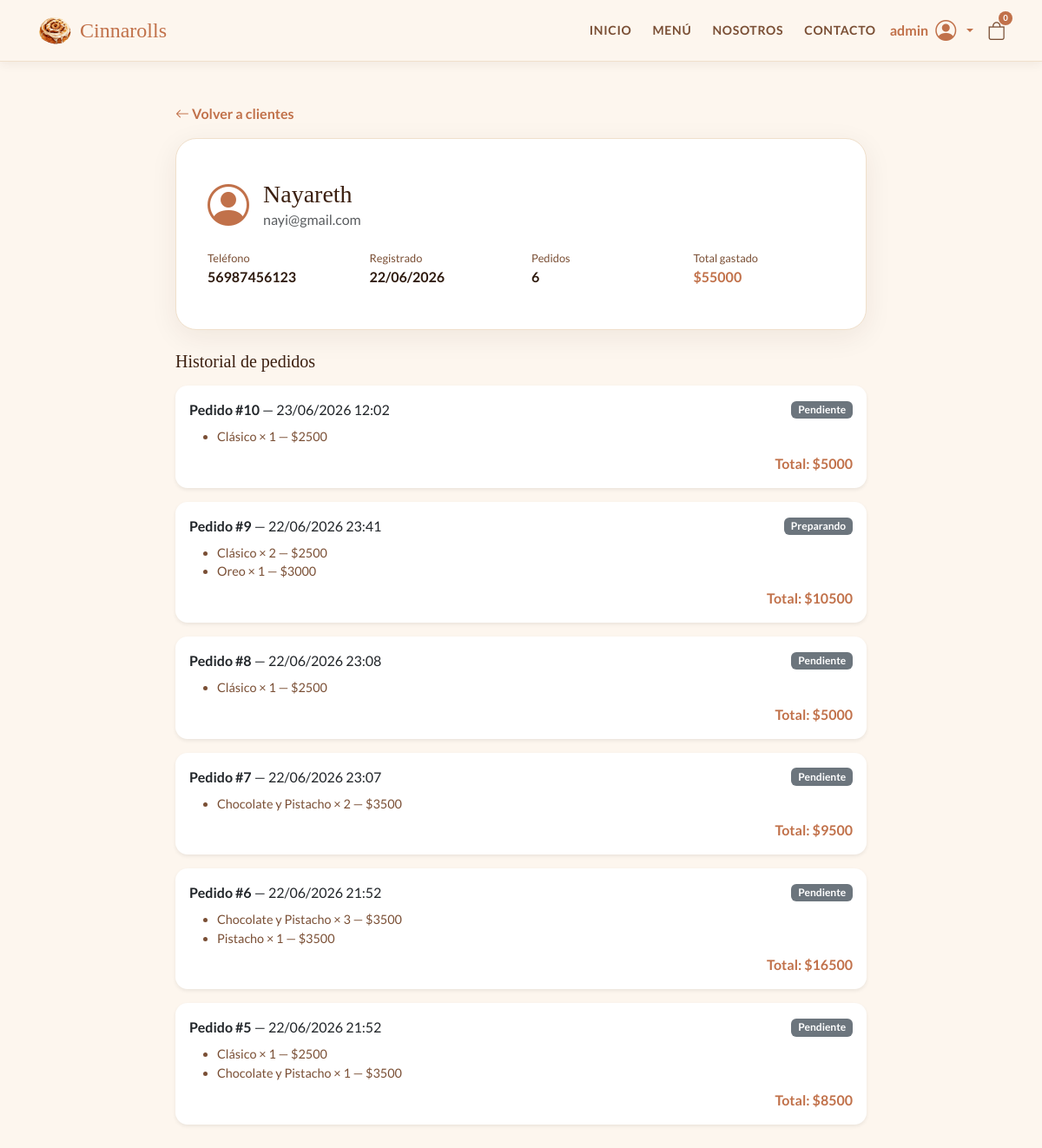
The app's page /panel-admin/cliente/7/ (signed in) with its own data.
### appcanela/models.py (models this page shows, shortened)
class PerfilCliente(models.Model):
    user = models.OneToOneField(User, on_delete=models.CASCADE)
    telefono = models.CharField(max_length=20, blank=True, null=True)
    fecha_nacimiento = models.DateField(blank=True, null=True)
    tarjeta_ultimos4 = models.CharField(max_length=4, blank=True, null=True)
    tarjeta_nombre = models.CharField(max_length=100, blank=True, null=True)
    tarjeta_vencimiento = models.CharField(max_length=5, blank=True, null=True)

class Pedido(models.Model):
    ESTADO_CHOICES = [
        ('pendiente', 'Pendiente'),
        ('preparando', 'Preparando'),
        ('entregado', 'Entregado'),
        ('cancelado', 'Cancelado'),
    ]
    PAGO_CHOICES = [
        ('credito', 'Crédito'),
        ('debito', 'Débito'),
        ('efectivo', 'Efectivo'),
    ]
    usuario = models.ForeignKey(User, on_delete=models.SET_NULL, null=True, blank=True)
    nombre_cliente = models.CharField(max_length=100, blank=True, null=True)
    metodo_pago = models.CharField(max_length=20, choices=PAGO_CHOICES)
    subtotal = models.IntegerField()
    total = models.IntegerField()
    estado = models.CharField(max_length=20, choices=ESTADO_CHOICES, default='pendiente')
    creado_en = models.DateTimeField(auto_now_add=True)
    direccion_entrega = models.CharField(max_length=200, blank=True, null=True)
    fecha_entrega = models.DateField(blank=True, null=True)
    correo_invitado = models.EmailField(blank=True, null=True)

class ItemPedido(models.Model):
    pedido = models.ForeignKey(Pedido, on_delete=models.CASCADE, related_name='items')
    nombre = models.CharField(max_length=100)
    precio = models.IntegerField()
    cantidad = models.IntegerField(default=1)

### appcanela/views.py (the view)
# urls.py: path('panel-admin/cliente/<int:cliente_id>/', views.cliente_detalle, name='cliente_detalle'),
@user_passes_test(lambda u: u.is_staff)
def cliente_detalle(request, cliente_id):
    cliente = get_object_or_404(User, id=cliente_id, is_staff=False, is_superuser=False)
    pedidos = Pedido.objects.filter(usuario=cliente).order_by("-creado_en").prefetch_related("items")
    total_gastado = pedidos.aggregate(Sum("total"))["total__sum"] or 0
    perfil = PerfilCliente.objects.filter(user=cliente).first()
    return render(request, "appcanela/cliente_detalle.html", {
        "cliente": cliente,
        "pedidos": pedidos,
        "total_gastado": total_gastado,
        "perfil": perfil,
    })

### appcanela/context_processors.py (called while the page is built)
def configuracion_tienda(request):
    config = ConfiguracionTienda.get()
    return {
        "tienda_config": config,
        "tienda_abierta": config.esta_abierto_ahora(),
    }

### appcanela/models.py (called while the page is built)
    @classmethod
    def get(cls):
        obj, _ = cls.objects.get_or_create(pk=1)
        return obj

    def dias_atencion(self):
        return [
            self.atiende_lunes, self.atiende_martes, self.atiende_miercoles,
            self.atiende_jueves, self.atiende_viernes, self.atiende_sabado,
            self.atiende_domingo,
        ]

    def atiende_en_dia(self, fecha):
        return self.dias_atencion()[fecha.weekday()]

    def _to_time(self, valor):
        if isinstance(valor, str):
            return parse_time(valor)
        return valor

    def esta_abierto_ahora(self):
        from django.utils import timezone
        ahora = timezone.localtime()
        if not self.atiende_en_dia(ahora.date()):
            return False
        apertura = self._to_time(self.hora_apertura)
        cierre = self._to_time(self.hora_cierre)
        if apertura is None or cierre is None:
            return True  # si la config está incompleta, no bloqueamos
        return apertura <= ahora.time() <= cierre

### appcanela/templates/appcanela/cliente_detalle.html (shortened to what this page needs)
{% extends 'appcanela/base.html' %}
{% load static %}
{% block content %}
<div class="container py-5" style="max-width:820px">
    <a href="{% url 'panel_admin' %}?tab=clientes" class="text-decoration-none" style="color:var(--cinnamon); font-weight:700;">
        <i class="bi bi-arrow-left"></i> Volver a clientes
    </a>
    <div class="contact-form-wrap mt-3">
        <div class="d-flex align-items-center gap-3 mb-3">
            <i class="bi bi-person-circle" style="font-size:3rem; color:var(--cinnamon);"></i>
            <div>
                <h3 class="mb-0" style="font-family:'Playfair Display',serif; color:var(--espresso)">
                    {{ cliente.first_name|default:cliente.username }}
                </h3>
                <p class="mb-0 text-muted">{{ cliente.email }}</p>
            </div>
        </div>
        <div class="row">
            <div class="col-6 col-md-3 mb-2">
                <p class="mb-0" style="font-size:.8rem; color:var(--text-mid)">Teléfono</p>
                <p class="mb-0"><strong>{% if perfil.telefono %}{{ perfil.telefono }}{% else %}—{% endif %}</strong></p>
            </div>
            <div class="col-6 col-md-3 mb-2">
                <p class="mb-0" style="font-size:.8rem; color:var(--text-mid)">Registrado</p>
                <p class="mb-0"><strong>{{ cliente.date_joined|date:"d/m/Y" }}</strong></p>
            </div>
            <div class="col-6 col-md-3 mb-2">
                <p class="mb-0" style="font-size:.8rem; color:var(--text-mid)">Pedidos</p>
                <p class="mb-0"><strong>{{ pedidos.count }}</strong></p>
            </div>
            <div class="col-6 col-md-3 mb-2">
                <p class="mb-0" style="font-size:.8rem; color:var(--text-mid)">Total gastado</p>
                <p class="mb-0"><strong style="color:var(--cinnamon)">${{ total_gastado|floatformat:0 }}</strong></p>
            </div>
        </div>
    </div>
    <h5 class="mt-4 mb-3" style="font-family:'Playfair Display',serif; color:var(--espresso)">Historial de pedidos</h5>
    {% for pedido in pedidos %}
    <div class="card border-0 shadow-sm mb-3" style="border-radius:14px;">
        <div class="card-body">
            <div class="d-flex justify-content-between align-items-center mb-2">
                <span><strong>Pedido #{{ pedido.id }}</strong> — {{ pedido.creado_en|date:"d/m/Y H:i" }}</span>
                <span class="badge bg-secondary">{{ pedido.get_estado_display }}</span>
            </div>
            <ul class="mb-2" style="font-size:.9rem; color:var(--text-mid)">
                {% for item in pedido.items.all %}
                <li>{{ item.nombre }} × {{ item.cantidad }} — ${{ item.precio|floatformat:0 }}</li>
                {% endfor %}
            </ul>
            <div class="d-flex justify-content-between">
                <strong style="color:var(--cinnamon)">Total: ${{ pedido.total|floatformat:0 }}</strong>
            </div>
        </div>
    </div>
    {% empty %}
    <p class="text-muted">Este cliente aún no tiene pedidos.</p>
    {% endfor %}
</div>
{% endblock %}

### appcanela/templates/appcanela/base.html (shortened to what this page needs)
{% load static %}
<!DOCTYPE html>
<html lang="es">
<head>
    <link href="https://cdn.jsdelivr.net/npm/bootstrap@5.3.8/dist/css/bootstrap.min.css" rel="stylesheet">
    <link href="https://cdn.jsdelivr.net/npm/bootstrap-icons@1.11.3/font/bootstrap-icons.min.css" rel="stylesheet">
    <link rel="stylesheet" href="{% static 'appcanela/css/mystyle.css' %}">
</head>
<body>
    {% block navbar %}
    <nav>
        <div class="container d-flex align-items-center">
            <a class="nav-brand" href="{% url 'index' %}">
                <img src="{% static 'appcanela/img/logo.png' %}" alt="Logo" style="width:42px;height:42px;object-fit:contain">
                Cinnarolls
            </a>
            <div class="nav-links ms-auto d-none d-md-flex align-items-center">
                <a href="{% url 'index' %}" class="{% block nav_inicio %}{% endblock %}">Inicio</a>
                <a href="{% url 'menu' %}" class="{% block nav_menu %}{% endblock %}">Menú</a>
                <a href="{% url 'nosotros' %}" class="{% block nav_nosotros %}{% endblock %}">Nosotros</a>
                <a href="{% url 'nosotros' %}#contacto">Contacto</a>
            </div>
            {% if user.is_authenticated %}
            <div class="dropdown ms-3">
                <a class="nav-login text-decoration-none dropdown-toggle d-flex align-items-center gap-2"
                   href="#" role="button" data-bs-toggle="dropdown" aria-expanded="false"
                   style="color:var(--cinnamon); font-weight:700;">
                   <span>{{ user.username }}</span>
                   <i class="bi bi-person-circle fs-4"></i>
                </a>
            </div>
            {% else %}
            <a href="{% url 'login' %}" class="nav-login ms-3 d-flex align-items-center gap-2" title="Iniciar sesión">
                <i class="bi bi-person-circle fs-5" style="color:var(--text-mid)"></i>
            </a>
            {% endif %}
            <a class="nav-cart ms-3" href="{% url 'carrito' %}">
                <i class="bi bi-bag"></i>
                <span id="cart-badge-count">0</span>
            </a>
        </div>
    </nav>
    {% endblock %}
    {% block content %}
    {% endblock %}
</body>
</html>

### appcanela/static/appcanela/css/mystyle.css (style rules this page uses)
:root { --cream: #fdf6ee; --warm-tan: #f0e0cc; --cinnamon: #c1714a; --dark-cin: #a05535; --espresso: #3b1f10; --soft-rose: #e8b49a; --text-dark: #2e1a0e; --text-mid: #7a4f35; }
* { box-sizing: border-box; }
body { font-family: 'Lato', sans-serif; background-color: var(--cream); color: var(--text-dark); margin: 0; }
nav { background: var(--cream); border-bottom: 1px solid var(--warm-tan); padding: 14px 0; position: sticky; top: 0; z-index: 100; box-shadow: 0 2px 12px rgba(59,31,16,.07); }
.nav-brand { font-family: 'Playfair Display', serif; font-size: 1.5rem; color: var(--cinnamon); text-decoration: none; display: flex; align-items: center; gap: 8px; }
.nav-links a { font-size: .88rem; font-weight: 700; letter-spacing: .05em; text-transform: uppercase; color: var(--text-mid); text-decoration: none; margin-left: 24px; transition: color .2s; }
.nav-cart { position: relative; color: var(--text-mid); font-size: 1.3rem; margin-left: 20px; }
.nav-cart span { position: absolute; top: -6px; right: -8px; background: var(--cinnamon); color: #fff; font-size: .6rem; width: 16px; height: 16px; border-radius: 50%; display: flex; align-items: center; justify-content: center; font-weight: 700; }
.contact-form-wrap { background: #fff; border-radius: 24px; padding: 40px 36px; border: 1px solid var(--warm-tan); box-shadow: 0 8px 32px rgba(59,31,16,.07); }
html { scroll-behavior: smooth; }

### records on screen
PerfilCliente: telefono "56987456123"
Pedido: id "10", creado_en "23/06/2026 12:02", estado "Pendiente", total "5000"
ItemPedido: nombre "Clásico", cantidad "1", precio "2500"
Pedido: id "9", creado_en "22/06/2026 23:41", estado "Preparando", total "10500"
ItemPedido: nombre "Clásico", cantidad "2", precio "2500"
ItemPedido: nombre "Oreo", cantidad "1", precio "3000"
Pedido: id "8", creado_en "22/06/2026 23:08", estado "Pendiente", total "5000"
ItemPedido: nombre "Clásico", cantidad "1", precio "2500"
Pedido: id "7", creado_en "22/06/2026 23:07", estado "Pendiente", total "9500"
ItemPedido: nombre "Chocolate y Pistacho", cantidad "2", precio "3500"
Pedido: id "6", creado_en "22/06/2026 21:52", estado "Pendiente", total "16500"
ItemPedido: nombre "Chocolate y Pistacho", cantidad "3", precio "3500"
ItemPedido: nombre "Pistacho", cantidad "1", precio "3500"
Pedido: id "5", creado_en "22/06/2026 21:52", estado "Pendiente", total "8500"
ItemPedido: nombre "Clásico", cantidad "1", precio "2500"
ItemPedido: nombre "Chocolate y Pistacho", cantidad "1", precio "3500"

### other values on screen
{{ user.username }} "admin"
{{ cliente.first_name|default:cliente.username }} "Nayareth"
{{ cliente.email }} "nayi@gmail.com"
{{ cliente.date_joined|date:"d/m/Y" }} "22/06/2026"
{{ pedidos.count }} "6"
{{ total_gastado|floatformat:0 }} "55000"
